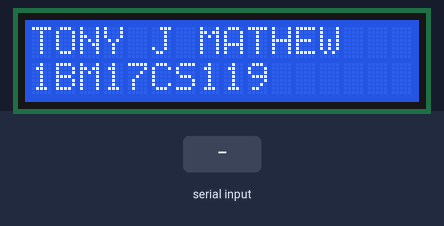
The sketch below on a simulated Arduino Uno, built with avr-gcc and run on an emulated ATmega328P. Shown: 16×2 character LCD. Inputs (shaded band) come from the test bench. What the sketch prints to the serial monitor is not drawn.

Above: at 2.1 s.
At 11.1 s:
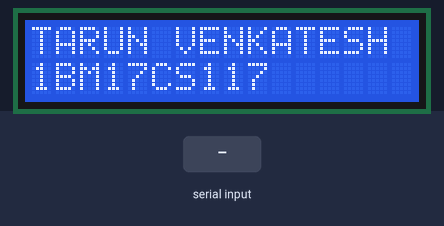
15.3 s: "1" received over the second serial link
At 15.9 s:
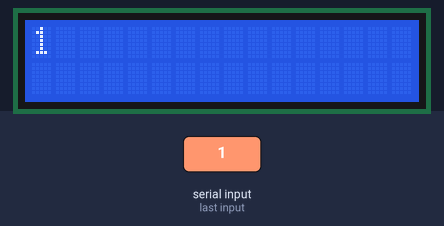
16.8 s: "0" received over the second serial link
At 17.1 s:
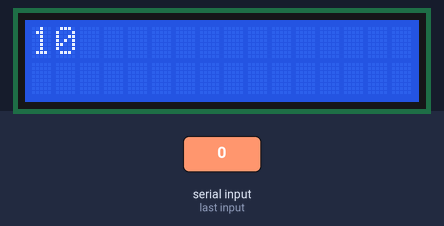
Timing chart, 0 to 19.8 s (numbered marks = the images above; inputs shaded):
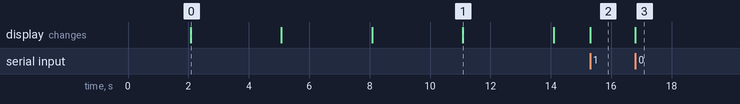

The sketch:

trFinal.ino
```cpp
#include <SoftwareSerial.h>
#include <LiquidCrystal.h>
LiquidCrystal lcd(4, 5, 6, 7, 8, 9);
SoftwareSerial GSerial(11,12);
void recv();
void transmit();
int c=0;
void setup()
{

  Serial.begin(9600);
  GSerial.begin(1000);
  lcd.begin(16, 2);
  lcd.setCursor(0, 0);
  lcd.print("  LiFi Project");
  lcd.setCursor(0, 1);
  lcd.print("       By  ");
  delay(2000);
  lcd.clear();
  lcd.setCursor(0, 0);
  lcd.print("TONY J MATHEW");
  lcd.setCursor(0, 1);
  lcd.print("1BM17CS119");
  delay(3000);
  lcd.clear();
  lcd.setCursor(0, 0);
  lcd.print("SHREYAS K");
  lcd.setCursor(0,1);
  lcd.print("1BM17CS098");
  delay(3000);
  lcd.clear();
  lcd.setCursor(0, 0);
  lcd.print("TARUN M KRISHNA");
  lcd.setCursor(0,1);
  lcd.print("1BM17CS116");
  delay(3000);
  lcd.clear();
  lcd.setCursor(0, 0);
  lcd.print("TARUN VENKATESH ");
  lcd.setCursor(0,1);
  lcd.print("1BM17CS117");
  delay(3000);
  lcd.clear();
  lcd.setCursor(0,0);
  Serial.println("Waiting...");
}

void loop()
{
  if(Serial.available())
    transmit();
  if(GSerial.available())
    recv();
}

void recv()
{
      char r=GSerial.read();
      Serial.print(r);
      lcd.print(r);
      c+=1;
      if(c==16){
        lcd.setCursor(0,1) ;
      }
      if(c==32){
        lcd.clear();
        lcd.setCursor(0,0);
        c=0;
      }

}

void transmit()
{
    String a=Serial.readString();
    int l=a.length();
    Serial.print("\nTRANSMITTER : ");
    Serial.println(a);
    for(int i=0;i<l;i++)
    {
      //lcd.print(a[i]);
      GSerial.print(a[i]);
    }
}
```

Measured:
- after the input at 15.3 s, the display: changes at once (image 2)
- after the input at 16.8 s, the display: changes at once (image 3)
- what the display in image 0 shows lasts 3.0 s, from 2.1 s to 5.1 s
